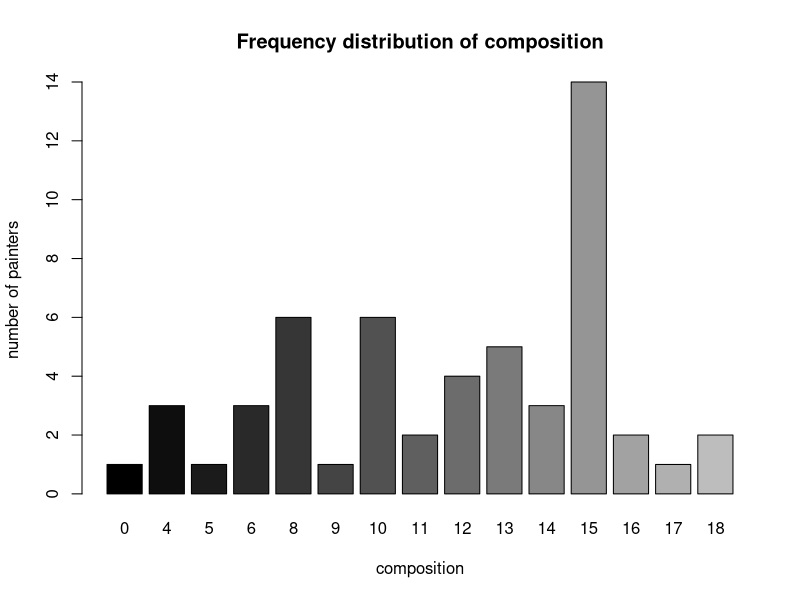
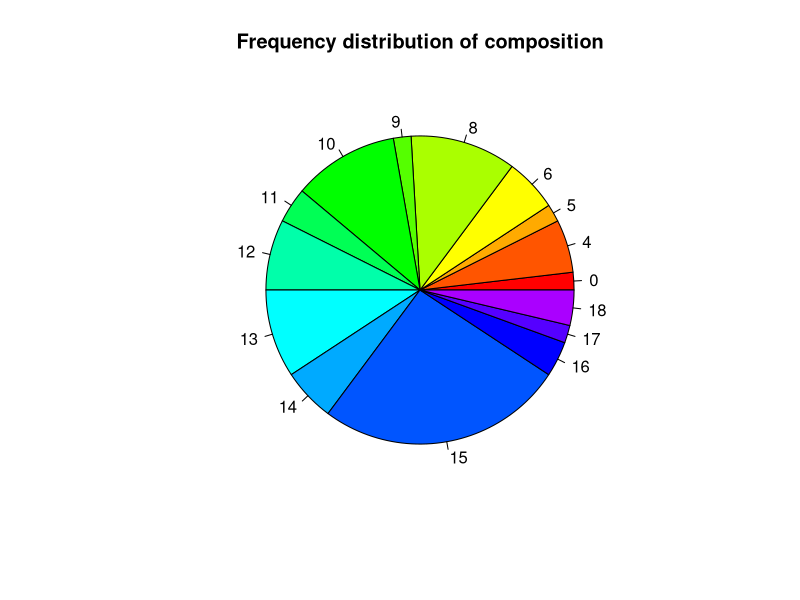

Reproduce these figures in R, in order.
# ----------------------------------------------------------------------------------------------------
# Modul:      Deskriptive Statistik
# Author:     Christoph Hilty
# Datum:      04.11.2016
# Aufgaben:   CAS_DA_R_QualiDaten_Aufgaben.pdf
# ----------------------------------------------------------------------------------------------------

# MASS-Paket laden
library(MASS)

# data frame anzeigen
# View(painters)


# Aufgabe: Häufigkeitsverteilung
# ----------------------------------------------------------------------------------------------------

# Häufigkeit in Zahlen
composition.freq <- table(painters$Composition)
composition.freq

# Maximale Anzahl von Schuelern
school.membercount <- table(painters$School)
school.max <- sort(school.membercount, decreasing = TRUE)[1]
school.max

# Schule(n) mit meisten Malern
school.greatest <- school.membercount[school.membercount == school.max]
labels(school.greatest)


#Aufgabe: Relative Häufigkeitsverteilung
# ----------------------------------------------------------------------------------------------------

# Bestehende Options zwischenspeichern und auf 4 Nachkommastellen setzen
options.old <- options(digits = 3) 

# Haeufigkeitsverteilung in Prozenten
composition.percentage <- prop.table(composition.freq) * 100 
composition.percentage

# noch mit Totalisierung
addmargins(composition.percentage) 

# Options zuruecksetzen
options(options.old) 


#Aufgabe: Balkendiagramm
# ----------------------------------------------------------------------------------------------------

# Verlaufsfarben erstellen
colors.gradient <- gray(seq(0, .9, length.out = 18))

# Balkendiagramm
barplot(composition.freq, col = colors.gradient, main = "Frequency distribution of composition",
        xlab = "composition", ylab = "number of painters")


#Aufgabe: Kuchendiagramm
# ----------------------------------------------------------------------------------------------------

# Farben des Regenbogens
colors.rainbow <- rainbow(18)

# Kuchendiagramm
pie(composition.freq, col = colors.rainbow, main =  "Frequency distribution of composition")


#Aufgabe 1: Gruppenstatistik
# ----------------------------------------------------------------------------------------------------

# Schule(n) mit höchstem Wert Composition
composition.max <- painters[painters$Composition == max(painters$Composition),]$School
composition.max

# Schule mit durchschnittlich höchstem Wert Composition 
composition.max.mean <- sort(tapply(painters$Composition, painters$School, mean), decreasing = TRUE)[1]
composition.max.mean


#Aufgabe 2: Gruppenstatistik
# ----------------------------------------------------------------------------------------------------

# Alle Maler mit Color >= 14
painters.color.high <- painters[painters$Colour >= 14,]
painters.color.high

# Anzahl von Malern it Color >= 14 
nrow(painters.color.high)

# Anteil von Malern mit Color >= 14 in Prozenten
options.old <- options(digits = 4)

painters.color.high.percentage <- 100 * nrow(painters.color.high) / nrow(painters)
painters.color.high.percentage

# Das Ganze noch mit Data Frame zum Ablesen/Kontrolle 
painters.extended <- painters
painters.extended["High Color"] <- as.numeric(painters.extended$Colour >= 14)
painters.color.table <- table(rownames(painters.extended), painters.extended$`High Color`)
colnames(painters.color.table) <- c("High color","Low color")
addmargins(prop.table(painters.color.table)) * 100

options(options.old) 


# ----------------------------------------------------------------------------------------------------
